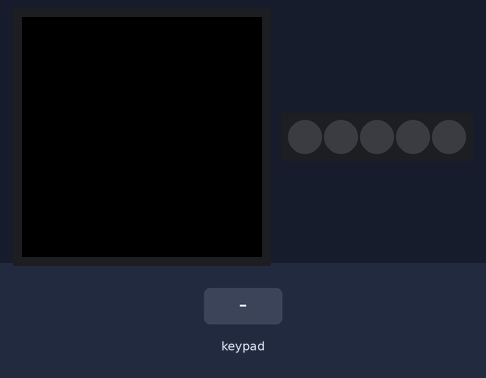
Recording of a sketch running on a simulated Arduino MKR. Shown: 240×240 colour display, 5 RGB LEDs in strip order, left to right. The inputs (shaded band) are chosen by the test bench. Dim RGB values are drawn brighter than linear.

Above: at 1.4 s.
1.5 s: key '2' pressed
At 2.8 s:
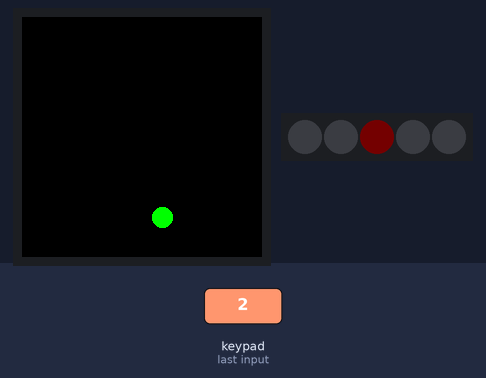
3.1 s: key '0' pressed
At 4.2 s:
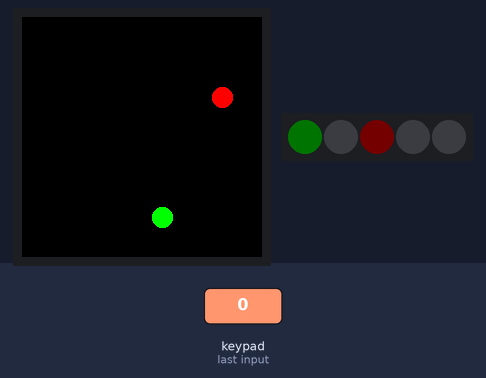
4.7 s: key '2' pressed
At 5.4 s:
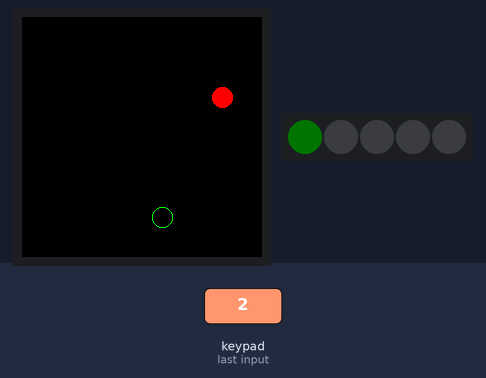
6.3 s: key '0' pressed
At 7.6 s:
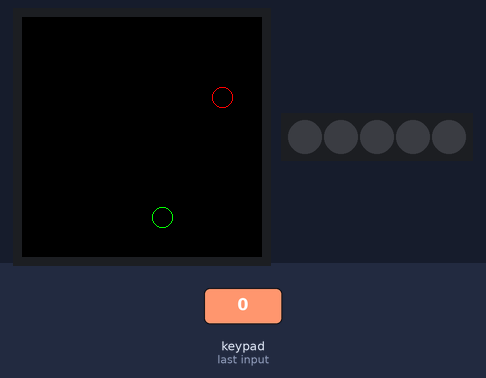
7.9 s: keypad keys 1 2 pressed 0.4 s apart
At 9.3 s:
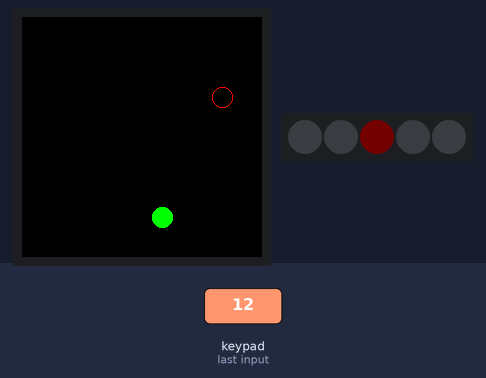
Timing chart, 0 to 10.9 s (numbered marks = the images above; inputs shaded):
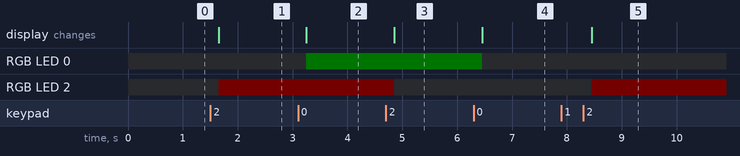

Measured:
- after the input at 1.5 s, RGB LED 2: off → RGB(1, 0, 0) after 0.15 s; the display: changes after 0.15 s (image 1)
- after the input at 3.1 s, RGB LED 0: off → RGB(0, 1, 0) after 0.15 s; the display: changes after 0.15 s (image 2)
- after the input at 4.7 s, RGB LED 2: RGB(1, 0, 0) → off after 0.15 s; the display: changes after 0.15 s (image 3)
- after the input at 6.3 s, RGB LED 0: RGB(0, 1, 0) → off after 0.15 s; the display: changes after 0.15 s (image 4)
- after the input at 7.9 s, RGB LED 2: off → RGB(1, 0, 0) after 0.55 s; the display: changes after 0.55 s (image 5)

The sketch:

main.ino
```cpp
/*
This sketch will test the carrier board
Unless the touch pads
*/

#include <Arduino_MKRIoTCarrier.h>
MKRIoTCarrier carrier; // Constructor of the carrier maybe we can include it on the library itself

struct Color
{
  uint32_t led;
  uint32_t display;
};

Color red = {carrier.leds.Color(0, 255, 0), ST7735_RED};
Color green = {carrier.leds.Color(255, 0, 0), ST7735_GREEN};
Color blue = {carrier.leds.Color(0, 0, 255), ST7735_BLUE};

struct RuneDrawing
{
  uint8_t x;
  uint8_t y;
  uint8_t radius;
  uint32_t color;
};

class Rune
{
private:
  bool isRuneActive;
  bool runeChangedStatus;
  void updateButton();
  void setLedColor();
  void drawRune();
  RuneDrawing drawing;

public:
  uint32_t color;
  touchButtons button;
  Rune(touchButtons button, uint32_t color, RuneDrawing drawing);
  void update();
};
Rune::Rune(touchButtons button, uint32_t color, RuneDrawing drawing)
{
  this->button = button;
  this->color = color;
  this->isRuneActive = false;
  this->runeChangedStatus = false;
  this->drawing = drawing;
}
void Rune::updateButton()
{
  carrier.Buttons.update();
  // touch -> rune gets active/inactive
  if (carrier.Buttons.onTouchUp(this->button))
  {
    this->isRuneActive = !this->isRuneActive;
    this->runeChangedStatus = true;
  }
}
void Rune::setLedColor()
{
  if (this->isRuneActive)
  {
    carrier.leds.setPixelColor(this->button, this->color);
  }
  else
  {
    carrier.leds.setPixelColor(this->button, 0);
  }
}
void Rune::drawRune()
{
  if (this->runeChangedStatus)
  {
    carrier.display.fillCircle(drawing.x, drawing.y, drawing.radius, ST7735_BLACK);
    if (this->isRuneActive)
    {
      carrier.display.fillCircle(drawing.x, drawing.y, drawing.radius, drawing.color);
    }
    else
    {
      carrier.display.drawCircle(drawing.x, drawing.y, drawing.radius, drawing.color);
    }
  }
}
void Rune::update()
{
  this->updateButton();
  this->setLedColor();
  this->drawRune();
  this->runeChangedStatus = false;
}

RuneDrawing drawing_0 = {200, 80, 10, red.display};
RuneDrawing drawing_2 = {140, 200, 10, green.display};
RuneDrawing drawing_4 = {80, 80, 10, blue.display};

// Rune rune(TOUCH0, ST77XX_RED, drawing);

Rune runes[3] = {
    Rune(TOUCH0, red.led, drawing_0),
    Rune(TOUCH2, green.led, drawing_2),
    Rune(TOUCH4, blue.led, drawing_4),
};

void setup()
{
  Serial.begin(9600);
  while (!Serial)
    ;
  carrier.begin();
  carrier.leds.setBrightness(1);
}

void loop()
{
  // carrier.leds.clear();
  for (uint8_t i = 0; i < 3; ++i)
  {
    runes[i].update();
  }
  carrier.leds.show();
}
```
